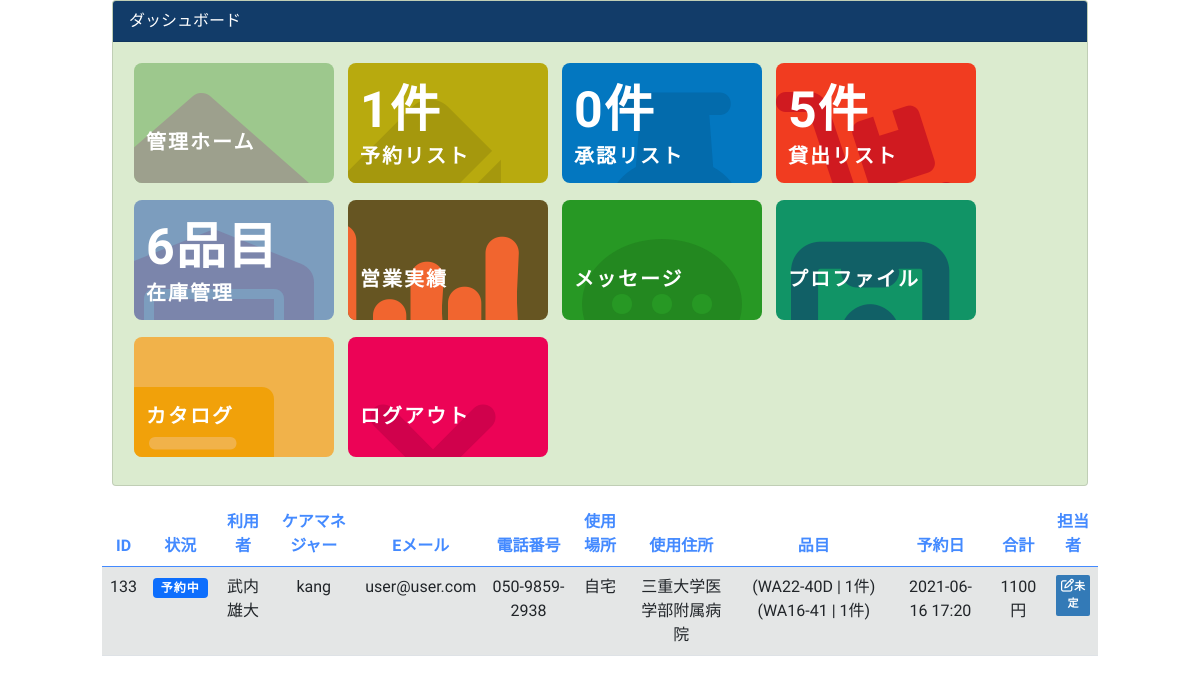
Page /dashboard/book_list/ on the committed database.
### customer/models.py (models this page shows, shortened)
class OrderModel(models.Model):
    user = models.ForeignKey(User, on_delete=models.CASCADE)
    created_on = models.DateTimeField(auto_now_add=True)
    items = models.ManyToManyField(
        'OrderItem')
    license = models.CharField(max_length=100, blank=True)
    name = models.CharField(max_length=50, blank=True)
    email = models.CharField(max_length=50, blank=True)
    facility = models.CharField(max_length=50, blank=True)
    phone = models.CharField(max_length=50, blank=True)
    price = models.IntegerField(blank=True, null=True)
    status = models.IntegerField(default=2)
    description = models.CharField(max_length=100, blank=True)
    permitter = models.ForeignKey(User, related_name='permitter', on_delete=models.CASCADE, blank=True, null=True)
    permit_day = models.DateTimeField(blank=True, null=True)
    handler = models.ForeignKey(User, related_name="handler", on_delete=models.CASCADE, blank=True, null=True)
    location_selecter = models.IntegerField(blank=True)
    limit = models.IntegerField(default=0)
    start_date = models.DateTimeField()
    end_date = models.DateTimeField()

class OrderItem(models.Model):
    user = models.ForeignKey(User, on_delete=models.CASCADE)
    items = models.ForeignKey(
        'MenuItem', on_delete=models.CASCADE, blank=True, null=True)
    quantity = models.IntegerField(default=1)
    ordered = models.BooleanField(default=False)
    def __str__(self):
        return f'{self.items} | {self.quantity}件'

class MenuItem(models.Model):
    name = models.CharField(max_length=100)
    description = models.TextField()
    image = models.ImageField(upload_to='menu_images/', blank=True)
    price = models.IntegerField()
    category = models.ForeignKey('Category', on_delete=models.CASCADE)
    quantity = models.IntegerField(default=0)
    video_url = models.CharField(max_length=100, blank=True)
    def __str__(self):
        return self.name

### dashboard/views.py (the view, shortened to what this page needs)
# urls.py: path('book_list/', book_list, name='book_list'),
def book_list(request):
    orders = OrderModel.objects.filter(status=2)
    order_count = OrderModel.objects.filter(status=2).count()
    uncharged_count = Permission.objects.filter(result=3).count()
    rent_count = Permission.objects.filter(result=1).count()
    item_count = MenuItem.objects.all().count()
    context = {
        'orders': orders,
        'order_count': order_count,
        'uncharged_count': uncharged_count,
        'rent_count':rent_count,
        'item_count':item_count,
    }
    return render(request, 'dashboard/book_list.html', context)

### dashboard/templates/dashboard/book_list.html (shortened to what this page needs)
{% extends 'dashboard/base.html' %}
{% load auth_extras %}
{% load crispy_forms_tags %}
{% block content %}
{% include 'dashboard/top.html' %}
<div class="row justify-content-center mt-3">
<div class="col-lg-10">
    <table class="table table-striped text-center" id="fav-table">
        <thead>
            <tr class="row-name">
                <th>ID</th>
                <th>状況</th>
                <th>利用者</th>
                <th>ケアマネジャー</th>
                <th>Eメール</th>
                <th>電話番号</th>
                <th>使用場所</th>
                <th>使用住所</th>
                <th>品目</th>
                <th>予約日</th>
                <th>合計</th>
                <th>担当者</th>
            </tr>
        </thead>
        <tbody>
            {% for order in orders %}
            <tr class="row-content">
                <td>{{ order.pk }}</td>
                <td><span class="badge bg-primary">予約中</span></td>
                <td>{{ order.name }}</td>
                <td>{{ order.user }}</td>
                <td>{{ order.email }}</td>
                <td>{{ order.phone }}</td>
                <td>
                    {% if order.location_selecter == 1 %}
                    自宅
                    {% else %}
                    施設
                    {% endif %}
                </td>
                <td>
                    {% if order.location_selecter == 1 %}
                    {{order.facility }}
                    {% else %}
                    {{ order.user.client.facility }}
                    {% endif %}
                </td>
                <td>
                    {% for item in order.items.all %}
                    ({{ item }})
                    {% endfor %}
                </td>
                <td>{{ order.created_on | date:'Y-m-d H:i' }}</td>
                <td>{{ order.price }}円</td>
                <td>
                    {% if order.handler %}
                    {{ order.handler }}
                    {% else %}
                    <button href="#{{order.pk}}" type="button" class="btn btn-primary edit p-1" data-bs-toggle="modal" data-bs-target="#collapseExample{{order.pk}}"><i class="fa fa-pencil-square-o" aria-hidden="true"></i>未定</button>
                    {% endif %}
                </td>
            </tr>
                {% endfor %}
        </tbody>
    </table>
    </div>
</div>
{% endblock content %}

### static/style.css (style rules this page uses)
body { background-color: #fff; font-family: "Kosugi Maru", sans-serif; }
span { letter-spacing: 1px; }
.btn { border: 1px solid #fff; border-radius: 50px; color: #fff; font-size: 11px; font-weight: 600; padding: 15px 40px; text-transform: uppercase; transition: all 0.5s ease-in-out 0s; }
.fa { font-size: 13px; }

### dashboard/templates/dashboard/book_list.html (style rules this page uses)
#fav-table th { color:#448aff; font-size: 1em; font-weight: 600; border-radius: 0.25em; }
button.edit { background:#337ab7; color:#fff; border-radius:2px; border:none; }
tr.row-content { color:#6c7173; }
.table-striped>tbody>tr:nth-of-type(odd) { background:#F0F2F2 !important; }

### rows in the picture
OrderModel: pk "133", name "武内雄大", user "kang", email "user@user.com", phone "050-9859-2938", location_selecter "自宅", facility "三重大学医学部附属病院", created_on "2021-06-16 17:20", price "1100"
OrderItem: items+quantity "WA22-40D | 1件"
OrderItem: items+quantity "WA16-41 | 1件"

### other values in the picture
{{ order_count }} "1"
{{ uncharged_count }} "0"
{{ rent_count }} "5"
{{ item_count }} "6"
